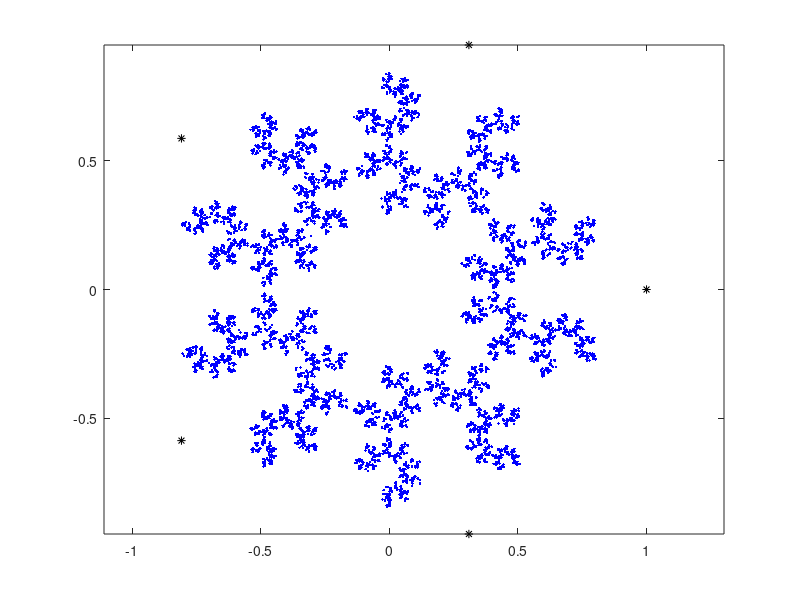

This chart was generated by the following MATLAB code:
% The Chaos Game

%% Sierpinski triangle

%% Sierpinski triangle with a change of ratio


%% Sierpinski triangle with rotation

%% Square


%% Square with different ratio


%% Square with vertex preference (new vertex cannot be the same as previous)
clear;

T=[1/2 0; 0 1/2];

t=linspace(0,2*pi,5);
t(5)=[];
v=[cos(t); sin(t)];

x(:,1)=[rand-0.5; rand-0.5];

plot(v(1,:),v(2,:),'k*',x(1,1),x(2,1),'b.');
axis equal;
hold on;

Num=5000;

k1=0;
for j=1:Num
    k=randi(3);
    if (k>=k1)
        k=k+1;
    end;
    x(:,j+1)=T*(x(:,j)-v(:,k))+v(:,k);
    k1=k;
end;

plot(x(1,:),x(2,:),'b.');
hold off;

%% Square with vertex preference (new vertex cannot be opposite of the previous)
clear;

T=[1/2 0; 0 1/2];

t=linspace(0,2*pi,5);
t(5)=[];
v=[cos(t); sin(t)];

x(:,1)=[rand-0.5; rand-0.5];

plot(v(1,:),v(2,:),'k*',x(1,1),x(2,1),'b.');
axis equal;
hold on;

Num=5000;

w=[real(v(1));imag(v(1))];
k1=0;

for j=1:Num
    k=randi(4)
    if (k~=k1+2)&&(k1~=k+2)
        x(:,j+1)=T*(x(:,j)-v(:,k))+v(:,k);
        k1=k;
    else
        x(:,j+1)=x(:,j);
    end;
end;

plot(x(1,:),x(2,:),'b.');
hold off;

%% Barnsley fern
clear;

T1=[0.85,0.04;-0.04,0.85];
T2=[-0.15,0.28;0.26,0.24];
T3=[0.2,-0.26;0.23,0.22];
T4=[0,0;0,0.16];
Q1=[0;1.64];
Q2=[-0.028;1.05];
Q3=[0;1.6];
Q4=[0,0];
P1=0.85;
P2=0.07;
P3=0.07;
P4=0.01;

Num=15000;
x(:,1)=rand(2,1);
plot(x(1,:),x(2,:),'b.')
axis equal;
hold on;
for j=1:Num
    r=rand;
    if r<=P1 
        x(:,j+1)=T1*x(:,j)+Q1;
    elseif r<=P1+P2 
        x(:,j+1)=T2*x(:,j)+Q2;
    elseif r<=P1+P2+P3 
        x(:,j+1)=T3*x(:,j)+Q3;
    else
        x(:,j+1)=T4*x(:,j);
    end
end

plot(x(1,:),x(2,:),'b.');
hold off;



%% Hexagon
clear;

T=[1/3 0; 0 1/3];

t=linspace(0,2*pi,7);
t(7)=[];
v=[cos(t); sin(t)];

x(:,1)=[rand-0.5; rand-0.5];

plot(v(1,:),v(2,:),'k*',x(1,1),x(2,1),'b.');
axis equal;
hold on;

Num=10000;

for j=1:Num
    k=randi(6);
    x(:,j+1)=T*(x(:,j)-v(:,k))+v(:,k);
end;
plot(x(1,:),x(2,:),'b.');
hold off;


%% Pentagon with a skipped vertex

clear;
T=[1/2.5 0; 0 1/2.5];

t=linspace(0,2*pi,6);
t(6)=[];
v=[cos(t); sin(t)];

x(:,1)=[rand-0.5; rand-0.5];

plot(v(1,:),v(2,:),'k*',x(1,1),x(2,1),'b.');
axis equal;
hold on;

Num=10000;

k1=0;

for j=1:Num
    k=randi(5);
    if k~=k1
        x(:,j+1)=T*(x(:,j)-v(:,k))+v(:,k);
        k1=k;
    else
        x(:,j+1)=x(:,j);
    end;
end;
plot(x(1,:),x(2,:),'b.');
hold off;

